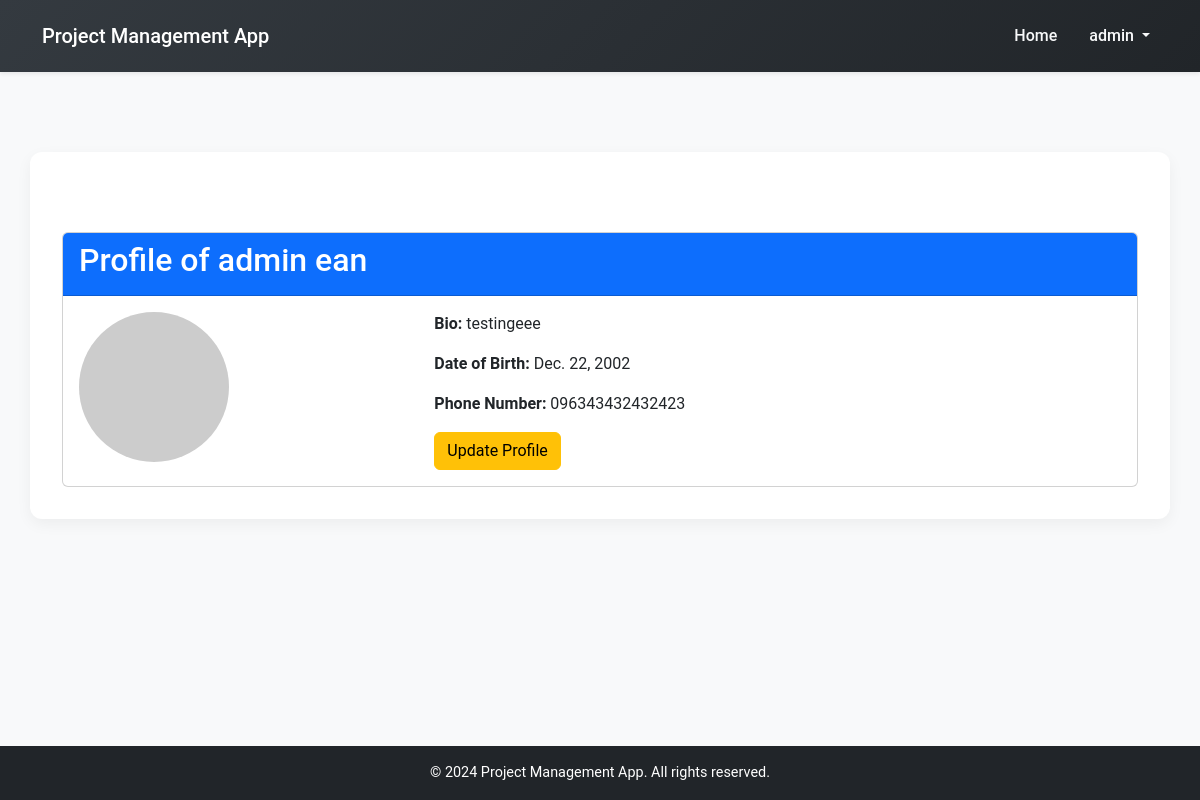
/projects/profile/ (signed in), run on an earlier commit of the app's database.
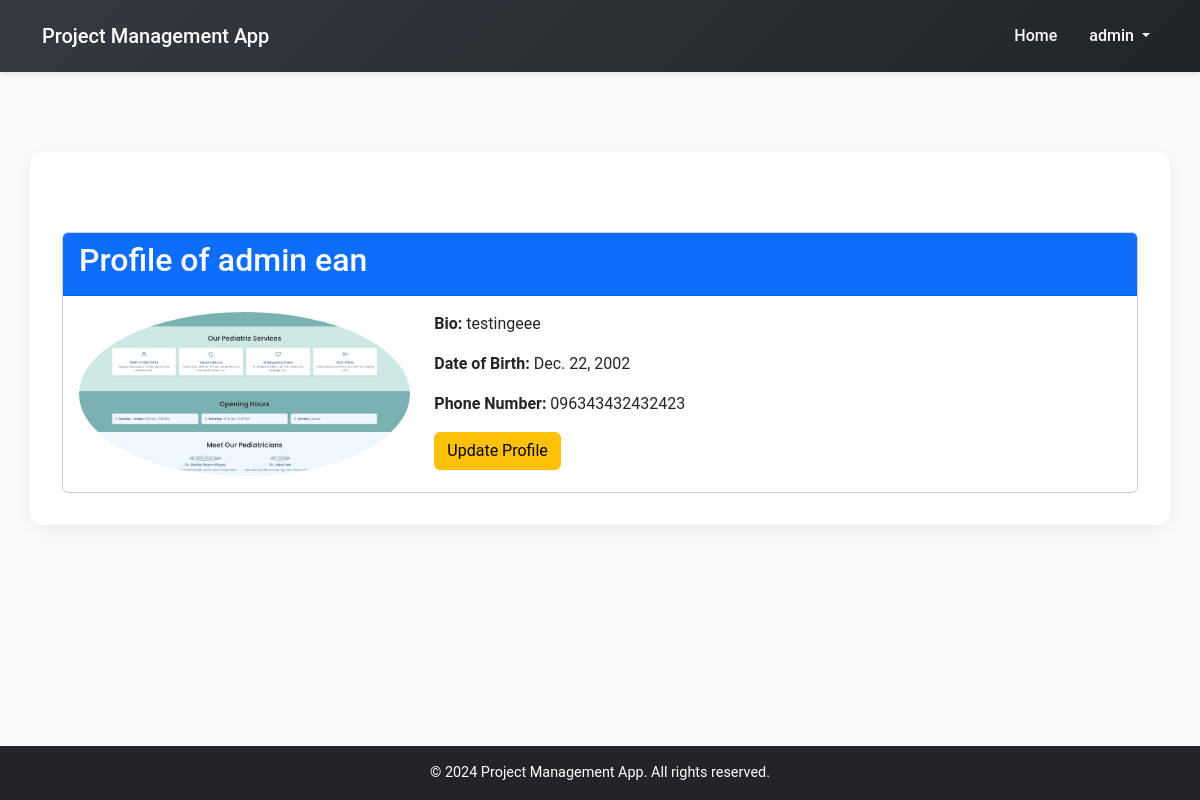
And on a later commit of the database.
### projects/models.py (models this page shows, shortened)
class Profile(models.Model):
    user = models.OneToOneField(User, on_delete=models.CASCADE, related_name='profile')
    bio = models.TextField(blank=True, null=True)  # User bio
    profile_picture = models.ImageField(upload_to='profiles/', blank=True, null=True)  # Profile picture
    date_of_birth = models.DateField(null=True, blank=True)  # Date of birth
    phone_number = models.CharField(max_length=15, blank=True, null=True)  # User's phone number

class User(AbstractUser):
    email = models.EmailField(unique=True)  # Enforce unique emails
    groups = models.ManyToManyField(
        Group,
        related_name='custom_user_groups',
        blank=True,
        help_text='The groups this user belongs to.',
        verbose_name='groups',
    )
    user_permissions = models.ManyToManyField(
        Permission,
        related_name='custom_user_permissions',
        blank=True,
        help_text='Specific permissions for this user.',
        verbose_name='user permissions',
    )

### projects/views.py (the view)
# urls.py: path('profile/', views.view_profile, name='view_profile'),  # View profile
@login_required
def view_profile(request):
    profile = get_object_or_404(Profile, user=request.user)
    return render(request, 'profile/view_profile.html', {'profile': profile})

### projects/templates/profile/view_profile.html
{% extends 'base.html' %}
{% block content %}
    <div class="card mt-5">
        <div class="card-header bg-primary text-white">
            <h2>Profile of {{ profile.user.first_name }} {{ profile.user.last_name }}</h2>
        </div>
        <div class="card-body">
            <div class="row">
                <div class="col-md-4">
                    {% if profile.profile_picture %}
                        <img src="{{ profile.profile_picture.url }}" alt="Profile Picture" class="img-fluid rounded-circle">
                    {% else %}
                        <img src="https://via.placeholder.com/150" alt="Default Profile Picture" class="img-fluid rounded-circle">
                    {% endif %}
                </div>
                <div class="col-md-8">
                    <p><strong>Bio:</strong> {{ profile.bio }}</p>
                    <p><strong>Date of Birth:</strong> {{ profile.date_of_birth }}</p>
                    <p><strong>Phone Number:</strong> {{ profile.phone_number }}</p>
                    <a href="{% url 'update_profile' %}" class="btn btn-warning">Update Profile</a>
                </div>
            </div>
        </div>
    </div>
{% endblock %}

What changed in the data, as far as the page shows it:
changed Profile "testingeee": profile_picture: picture added
